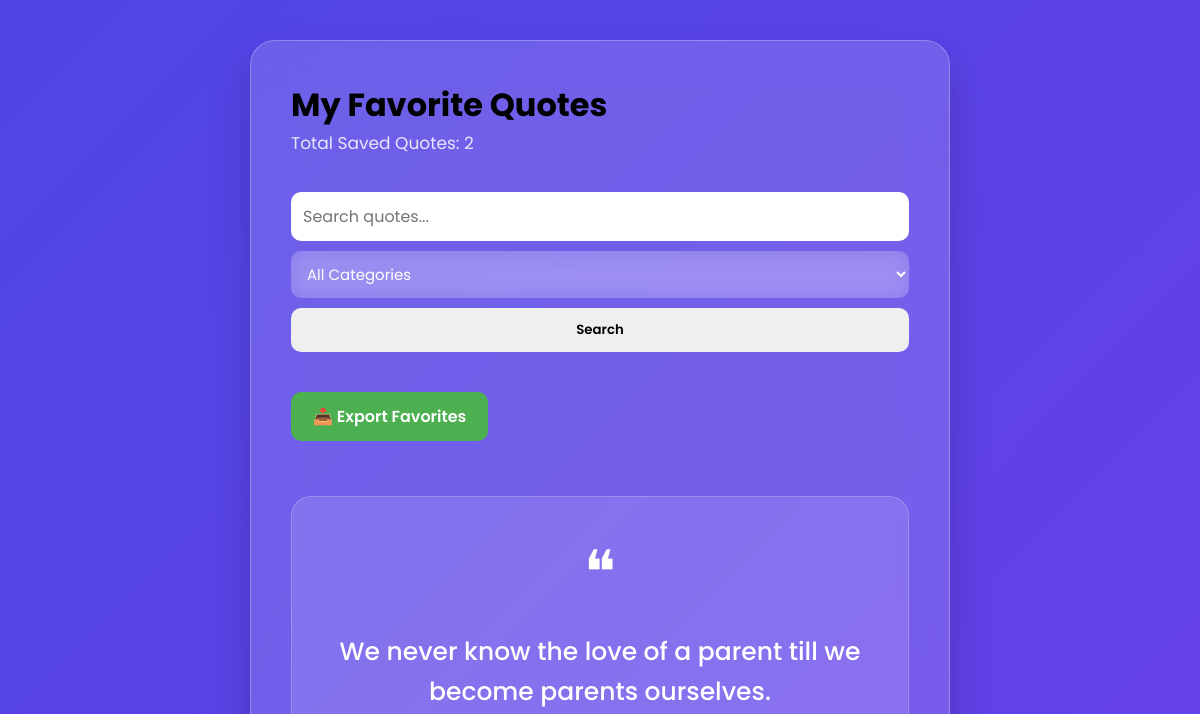
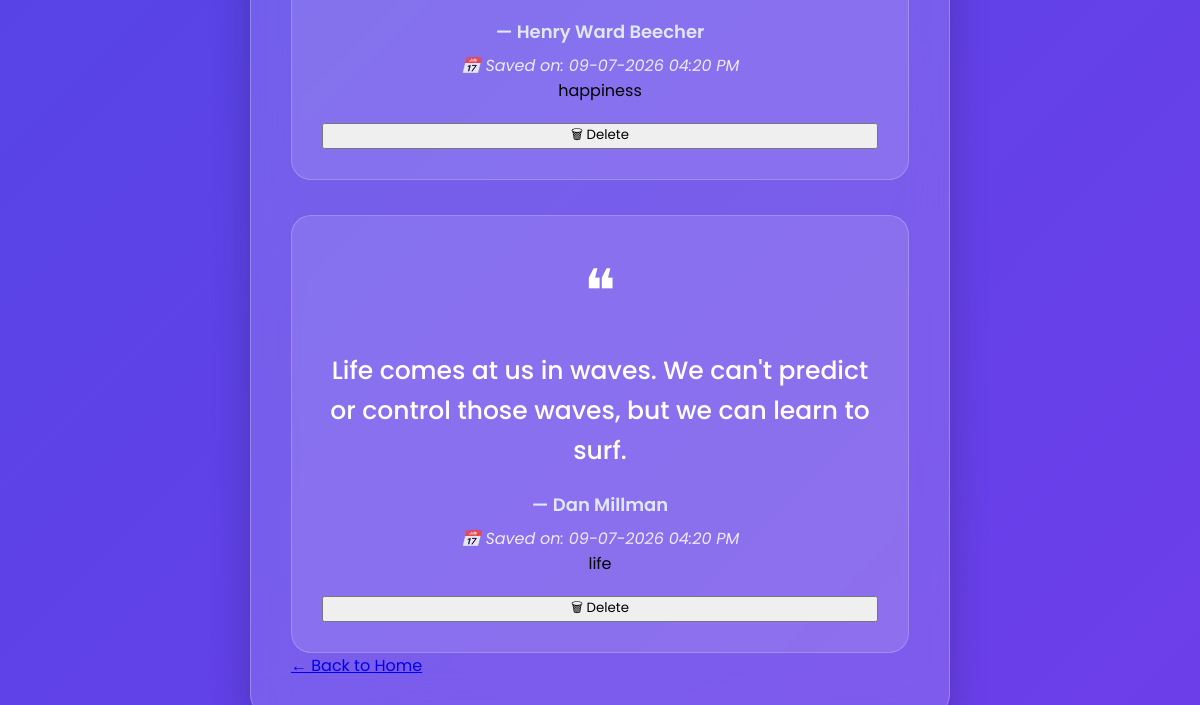
Before: /favorites with the older database file (2 pictures, top to bottom).
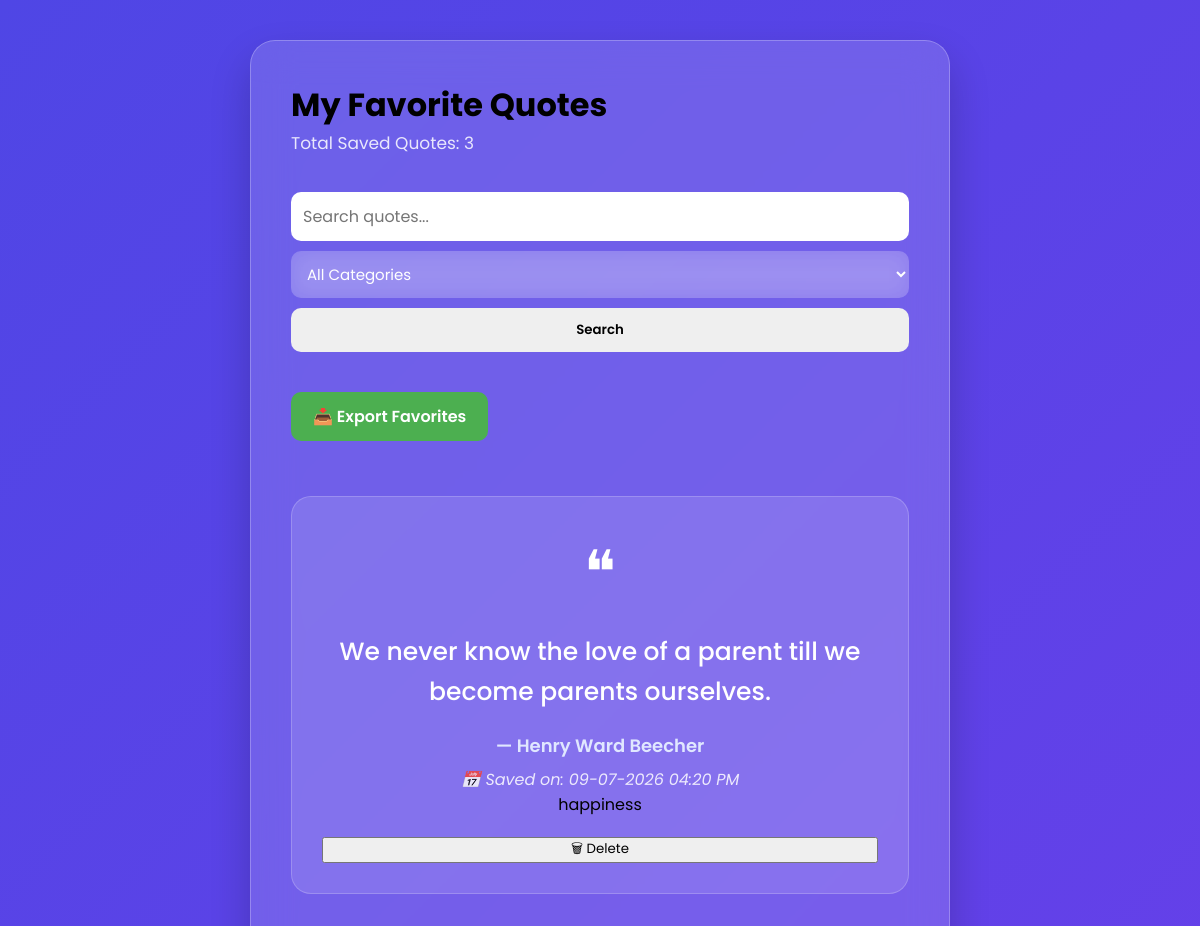
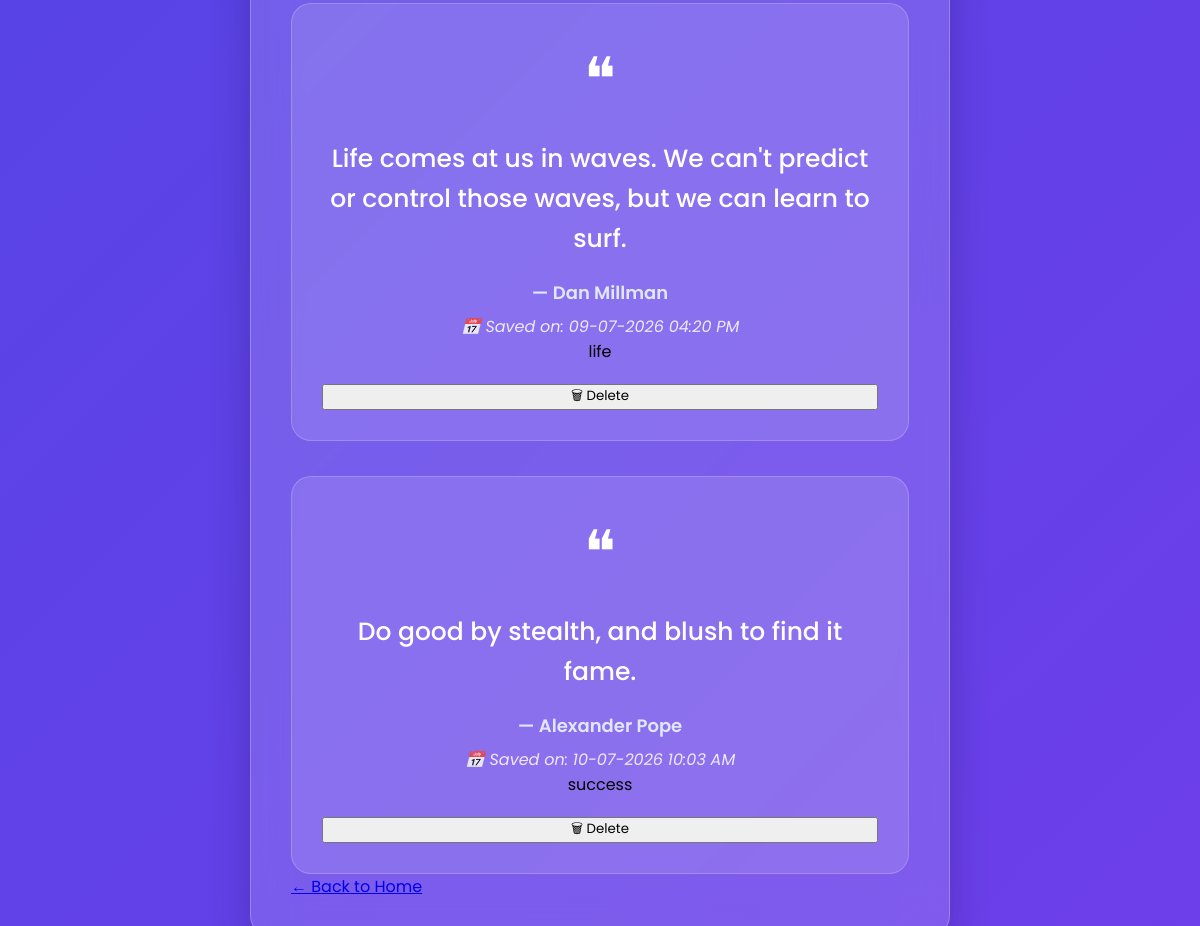
After: the same page with the newer database file (2 pictures, top to bottom).
### tables this page shows
CREATE TABLE favorites(

           id INTEGER PRIMARY KEY AUTOINCREMENT,

           quote TEXT NOT NULL,

           author TEXT NOT NULL,

          category TEXT NOT NULL,

          created_at TEXT NOT NULL
        );

### app.py (the view)
@app.route("/favorites")
def favorites():
    search = request.args.get("search", "")
    category = request.args.get("category", "all")
    quotes = filter_favorites(search, category)
    return render_template(
        "favorites.html",
        quotes=quotes,
        search=search,
        category=category,
        categories=categories
    )

### database.py (called while the page is built, shortened)
def filter_favorites(search, category):
    conn = sqlite3.connect("quotes.db")
    cursor = conn.cursor()
    query = """
        SELECT * FROM favorites
        WHERE 1=1
    """
    values = []
    if category and category != "all":
        query += " AND category = ?"
        values.append(category)
    cursor.execute(query, values)
    favorites = cursor.fetchall()
    conn.close()
    return favorites

### templates/favorites.html (shortened to what this page needs)
<!DOCTYPE html>
<html lang="en">
<head>
    <link rel="stylesheet" href="{{ url_for('static', filename='style.css') }}">
</head>
<body>
    <div class="container">
        <div class="card">
            <h1>My Favorite Quotes</h1>
            <p class="subtitle">
                Total Saved Quotes: {{ quotes|length }}
            </p>
            <form action="{{ url_for('favorites') }}" method="GET" class="search-form">
               <input
                type="text"
                name="search"
                placeholder="Search quotes..."
                value="{{ search }}"
                class="search-input"
                 >
               <select name="category" class="search-select">
                <option value="all"
                  {% if category == "all" %}selected{% endif %}>
                    All Categories
                </option>
               </select>
              <button type="submit" class="search-btn">
                  Search
               </button>
            </form>
            <a href="{{ url_for('export') }}" class="export-btn">
              📥 Export Favorites
            </a>
            {% if quotes %}
                {% for quote in quotes %}
                <div class="quote-box">
                    <div class="quote-icon">
                        ❝
                    </div>
                    <h2>
                        {{ quote[1] }}
                    </h2>
                    <h3>
                        — {{ quote[2] }}
                    </h3>
                    <p class="saved-date">
                       📅 Saved on: {{ quote[4] }}
                    </p>
                    <span class="category-badge">
                        {{ quote[3] }}
                    </span>
                    <form action="{{ url_for('delete', id=quote[0]) }}" method="POST" onsubmit="return confirm('Are you sure you want to delete this quote?')">
                      <button class="delete-btn" type="submit">
                         🗑 Delete
                      </button>
                    </form>
                </div>
                {% endfor %}
            {% endif %}
            <a href="{{ url_for('home') }}" class="back-btn">
                ← Back to Home
            </a>
        </div>
    </div>
</body>
</html>

### static/style.css (style rules this page uses)
* { margin:0; padding:0; box-sizing:border-box; font-family:"Poppins",sans-serif; }
body { min-height:100vh; display:flex; justify-content:center; align-items:center; overflow-x:hidden; background:linear-gradient(135deg,#4f46e5,#7c3aed,#0ea5e9); background-size:300% 300%; animation:gradientMove 12s ease infinite; padding:40px 20px; }
.container { width:100%; display:flex; justify-content:center; align-items:center; z-index:10; }
.card { width:100%; max-width:700px; padding:40px; border-radius:25px; background:rgba(255,255,255,.15); backdrop-filter:blur(20px); border:1px solid rgba(255,255,255,.25); box-shadow: 0 20px 40px rgba(0,0,0,.20); transition:.4s; }
.subtitle { color:rgba(255,255,255,.85); font-size:17px; line-height:28px; margin-bottom:35px; }
form { display:flex; flex-direction:column; gap:18px; margin-top:20px; }
select { width:100%; padding:16px 18px; border:none; outline:none; border-radius:14px; font-size:16px; background:rgba(255,255,255,.18); color:#ffffff; backdrop-filter:blur(10px); border:1px solid rgba(255,255,255,.25); transition:.3s; cursor:pointer; }
option { color:#222; background:#ffffff; }
.quote-box { margin-top:35px; padding:30px; border-radius:20px; background:rgba(255,255,255,.12); border:1px solid rgba(255,255,255,.20); text-align:center; animation:fadeIn .5s ease; }
.quote-icon { font-size:60px; color:white; margin-bottom:15px; }
.quote-box h2 { color:white; font-size:25px; line-height:40px; font-weight:500; margin-bottom:20px; }
.quote-box h3 { color:#e0e7ff; font-weight:600; font-size:18px; }
.quote-box p { color:white; opacity:.85; font-size:16px; }
.quote-box { animation:fadeQuote .7s ease; transition:all .3s ease; cursor:default; }
.search-form { display:flex; gap:10px; margin:20px 0; }
.search-input { flex:1; padding:12px; border:none; border-radius:10px; font-size:16px; outline:none; }
.search-btn { padding:12px 20px; border:none; border-radius:10px; cursor:pointer; font-weight:600; }
.search-select { padding:12px; border:none; border-radius:10px; outline:none; font-size:15px; cursor:pointer; }
.export-btn { display:inline-block; margin:20px 0; padding:12px 22px; background:#4CAF50; color:white; text-decoration:none; border-radius:10px; font-weight:600; transition:0.3s; }
.saved-date { margin-top: 8px; font-size: 14px; color: #bdbdbd; font-style: italic; }

Changed rows visible on the page:
added favorites: quote "Do good by stealth, and blush to find it fame.", author "Alexander Pope", created_at "10-07-2026 10:03 AM", category "success"
Other visible differences:
{{ quotes|length }}: "2" → "3"
